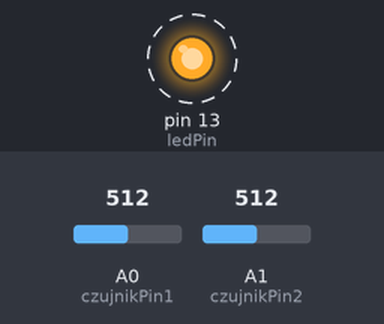
Bench run of a sketch on a simulated Arduino Uno, built with avr-gcc and run on an emulated ATmega328P. On the bench: output pins drawn as LEDs (lit = HIGH). Dashed ring = blinking. The test bench sets the inputs (shaded band); at power-on: A0 (czujnikPin1) = 512, A1 (czujnikPin2) = 512. What the sketch prints to the serial monitor is not drawn.

Above: at 0.05 s.
Timing chart, 0 to 3.0 s (numbered marks = the images above):
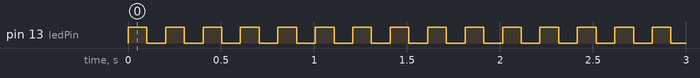

Measured:
- by itself, pin 13 (ledPin): alternates HIGH for 0.10 s and LOW for 0.10 s

The sketch:

arduino-test-odbicia.ino
```cpp
int czujnikPin1 = A0;  // Pierwszy pin sygnałowy podłączony do pinu analogowego A0
int czujnikPin2 = A1;  // Drugi pin sygnałowy podłączony do pinu analogowego A1
int ledPin = LED_BUILTIN;  // Wbudowany LED (pin 13 na większości modeli Arduino)
bool ledStan = LOW;  // Zmienna do śledzenia stanu LED-a

void setup() {
  pinMode(ledPin, OUTPUT);      // Ustawienie pinu LED jako wyjście
  Serial.begin(9600);           // Uruchomienie komunikacji szeregowej
}

void loop() {
  int wartoscCzujnik1 = analogRead(czujnikPin1);  // Odczyt analogowy pinu 1
  int wartoscCzujnik2 = analogRead(czujnikPin2);  // Odczyt analogowy pinu 2

  // Obliczamy różnicę między odczytami obu czujników
  int roznica = abs(wartoscCzujnik1 - wartoscCzujnik2);

 // Serial.print("Czujnik 1 (A0): ");
  Serial.print(wartoscCzujnik1);  // Wartość od 0 do 1023 (analogowy odczyt)

  Serial.print("\t");

 // Serial.print("Czujnik 2 (A1): ");
  Serial.print(wartoscCzujnik2);  // Wartość od 0 do 1023 (analogowy odczyt)
  Serial.print("\t");

 // Serial.print("Różnica między czujnikami: ");
  Serial.println(roznica);

  // Zmiana stanu wbudowanego LED-a co iterację pętli
  if (ledStan == LOW) {
    ledStan = HIGH;  // Zmień stan na HIGH
  } else {
    ledStan = LOW;   // Zmień stan na LOW
  }
  digitalWrite(ledPin, ledStan);  // Ustawienie stanu LED-a

  delay(100);  // Opóźnienie dla stabilności odczytu
}
```
